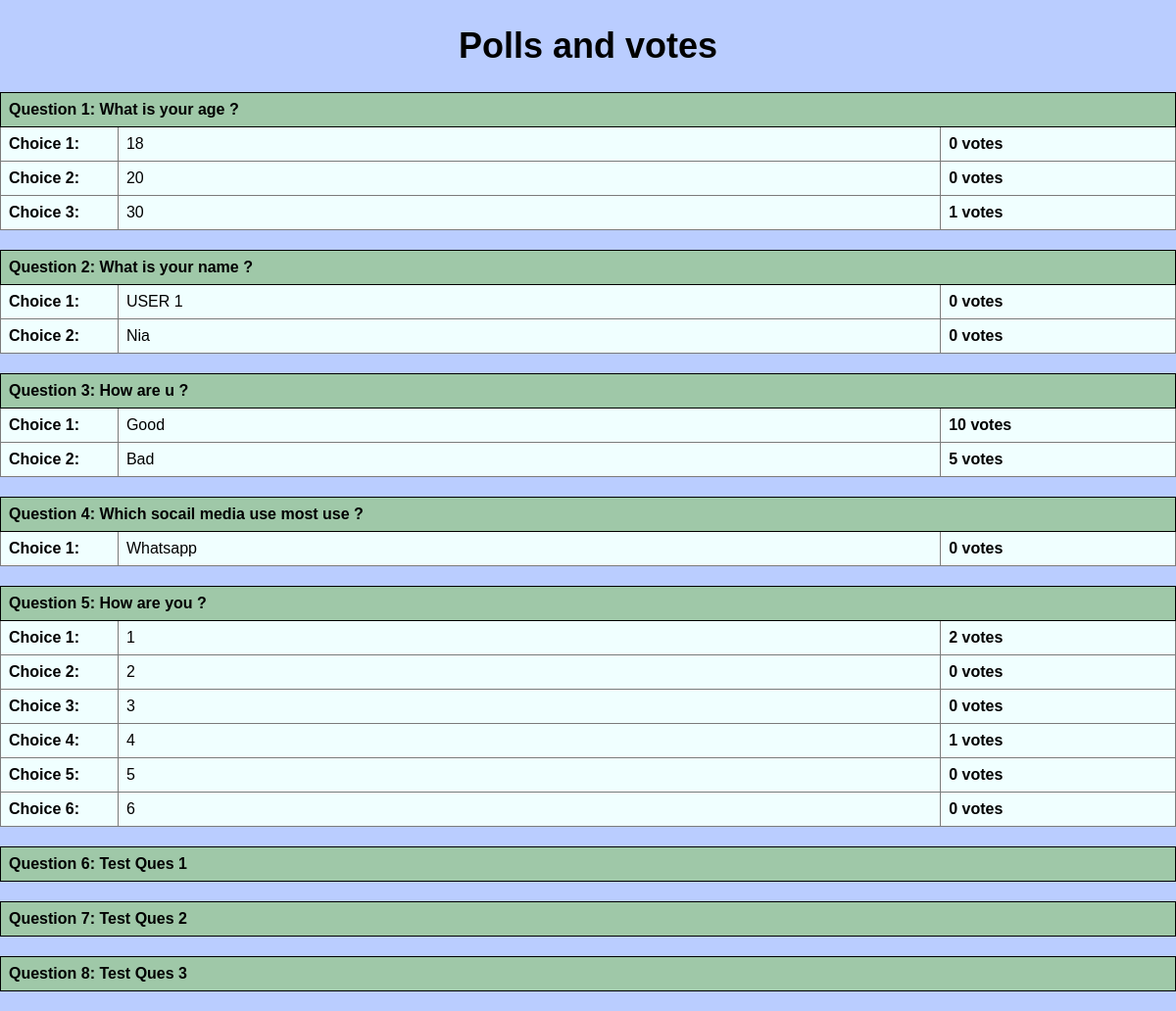
The page /view-polls/ on the database its author committed.
### polls/models.py (models this page shows, shortened)
class Question(models.Model):
    question_text = models.CharField(max_length=200, null=True)
    pub_date = models.DateTimeField('date published', auto_now_add=True, null=True)

class Choice(models.Model):
    choice_text = models.CharField(max_length=200, null=True)
    votes = models.IntegerField(default=0)
    question = models.ForeignKey(Question, on_delete=models.CASCADE)

### polls/views.py (the view)
# urls.py: path('view-polls/', views.viewpolls, name='viewpolls'),
def viewpolls(request):
    questions = Question.objects.all()
    choices = Choice.objects.all()
    return render(request, 'polls/view-polls.html', {
        'questions': questions,
        'choices': choices,
    })

### polls/templates/polls/view-polls.html
{% load static %}
<head>
    <link rel="stylesheet" type="text/css" href="{% static 'css/style.css' %}">
</head>
<h1>Polls and votes</h1>
{% for question in questions %}
  <table class="question">
    <tr>
      <th colspan="3">Question {{ forloop.counter }}: {{ question.question_text }}</th>
    </tr>
    {% for choice in question.choice_set.all %}
      <tr class="choice">
        <td>Choice {{ forloop.counter }}:</td>
        <td>{{ choice.choice_text }}</td>
        <td>{{ choice.votes }} votes</td>
      </tr>
    {% endfor %}
  </table>
{% endfor %}

### polls/static/css/style.css (style rules this page uses)
h1 { font-size: 36px; margin: 20px 0; text-align: center; }
table { border-collapse: collapse; margin-bottom: 20px; width: 100%; }
th { background-color: #9fc8a8; border: 1px solid #000; padding: 8px; text-align: left; width: 30%; }
td { border: 1px solid #7b7b7b; background-color: azure; padding: 8px; width: 70%; }
.choice td:first-child { font-weight: bold; width: 10%; }
.choice td:last-child { font-weight: bold; width: 20%; }

### rows shown on the page
Question: question_text "What is your age ?"
Choice: choice_text "18", votes "0"
Choice: choice_text "20", votes "0"
Choice: choice_text "30", votes "1"
Question: question_text "What is your name ?"
Choice: choice_text "USER 1", votes "0"
Choice: choice_text "Nia", votes "0"
Question: question_text "How are u ?"
Choice: choice_text "Good", votes "10"
Choice: choice_text "Bad", votes "5"
Question: question_text "Which socail media use most use ?"
Choice: choice_text "Whatsapp", votes "0"
Question: question_text "How are you ?"
Choice: choice_text "1", votes "2"
Choice: choice_text "2", votes "0"
Choice: choice_text "3", votes "0"
Choice: choice_text "4", votes "1"
Choice: choice_text "5", votes "0"
Choice: choice_text "6", votes "0"
Question: question_text "Test Ques 1"
Question: question_text "Test Ques 2"
Question: question_text "Test Ques 3"
